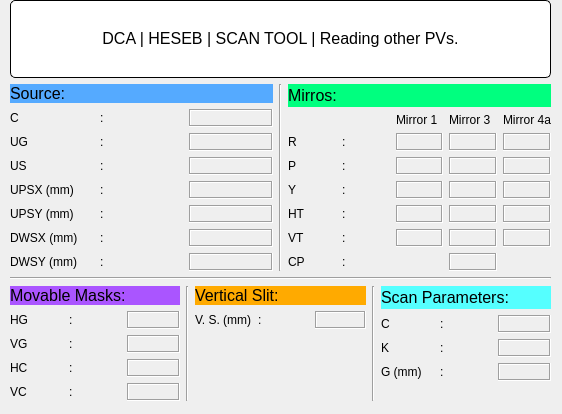
<?xml version="1.0" encoding="UTF-8"?>
<ui version="4.0">
 <class>moreVar</class>
 <widget class="QDialog" name="moreVar">
  <property name="geometry">
   <rect>
    <x>0</x>
    <y>0</y>
    <width>562</width>
    <height>414</height>
   </rect>
  </property>
  <property name="minimumSize">
   <size>
    <width>562</width>
    <height>414</height>
   </size>
  </property>
  <property name="maximumSize">
   <size>
    <width>562</width>
    <height>414</height>
   </size>
  </property>
  <property name="windowTitle">
   <string>BL parameters</string>
  </property>
  <property name="styleSheet">
   <string notr="true"/>
  </property>
  <widget class="QWidget" name="layoutWidget">
   <property name="geometry">
    <rect>
     <x>10</x>
     <y>0</y>
     <width>541</width>
     <height>401</height>
    </rect>
   </property>
   <layout class="QVBoxLayout" name="verticalLayout_6">
    <item>
     <widget class="QLabel" name="lblTitle_4">
      <property name="enabled">
       <bool>true</bool>
      </property>
      <property name="sizePolicy">
       <sizepolicy hsizetype="Minimum" vsizetype="Minimum">
        <horstretch>0</horstretch>
        <verstretch>0</verstretch>
       </sizepolicy>
      </property>
      <property name="font">
       <font>
        <pointsize>12</pointsize>
       </font>
      </property>
      <property name="styleSheet">
       <string notr="true">background-color: rgb(255, 255, 255);
border: 1px solid black;
border-radius: 5px;
margin-top: 0.5em;
subcontrol-origin: margin;
left: 10px;
padding: 0 3px 0 3px;</string>
      </property>
      <property name="text">
       <string>&lt;html&gt;&lt;head/&gt;&lt;body&gt;&lt;p&gt;DCA | HESEB | SCAN TOOL | Reading other PVs.&lt;/p&gt;&lt;/body&gt;&lt;/html&gt;</string>
      </property>
      <property name="alignment">
       <set>Qt::AlignCenter</set>
      </property>
      <property name="margin">
       <number>11</number>
      </property>
     </widget>
    </item>
    <item>
     <layout class="QVBoxLayout" name="verticalLayout_5">
      <item>
       <layout class="QHBoxLayout" name="horizontalLayout_2">
        <item>
         <layout class="QVBoxLayout" name="verticalLayout_4">
          <item>
           <widget class="QLabel" name="label_50">
            <property name="enabled">
             <bool>true</bool>
            </property>
            <property name="font">
             <font>
              <pointsize>12</pointsize>
             </font>
            </property>
            <property name="styleSheet">
             <string notr="true">background-color: rgb(85, 170, 255);</string>
            </property>
            <property name="text">
             <string>Source:</string>
            </property>
           </widget>
          </item>
          <item>
           <layout class="QGridLayout" name="gridLayout_11">
            <item row="4" column="1">
             <widget class="QLabel" name="label_51">
              <property name="enabled">
               <bool>true</bool>
              </property>
              <property name="text">
               <string>:</string>
              </property>
             </widget>
            </item>
            <item row="1" column="0">
             <widget class="QLabel" name="label_52">
              <property name="enabled">
               <bool>true</bool>
              </property>
              <property name="text">
               <string>UG</string>
              </property>
             </widget>
            </item>
            <item row="5" column="1">
             <widget class="QLabel" name="label_53">
              <property name="enabled">
               <bool>true</bool>
              </property>
              <property name="text">
               <string>:</string>
              </property>
             </widget>
            </item>
            <item row="2" column="1">
             <widget class="QLabel" name="label_54">
              <property name="enabled">
               <bool>true</bool>
              </property>
              <property name="text">
               <string>:</string>
              </property>
             </widget>
            </item>
            <item row="1" column="1">
             <widget class="QLabel" name="label_55">
              <property name="enabled">
               <bool>true</bool>
              </property>
              <property name="text">
               <string>:</string>
              </property>
             </widget>
            </item>
            <item row="0" column="1">
             <widget class="QLabel" name="label_56">
              <property name="enabled">
               <bool>true</bool>
              </property>
              <property name="text">
               <string>:</string>
              </property>
             </widget>
            </item>
            <item row="0" column="0">
             <widget class="QLabel" name="label_57">
              <property name="enabled">
               <bool>true</bool>
              </property>
              <property name="text">
               <string>C</string>
              </property>
             </widget>
            </item>
            <item row="5" column="0">
             <widget class="QLabel" name="label_66">
              <property name="enabled">
               <bool>true</bool>
              </property>
              <property name="text">
               <string>DWSX (mm)</string>
              </property>
             </widget>
            </item>
            <item row="2" column="0">
             <widget class="QLabel" name="label_67">
              <property name="enabled">
               <bool>true</bool>
              </property>
              <property name="text">
               <string>US</string>
              </property>
             </widget>
            </item>
            <item row="3" column="1">
             <widget class="QLabel" name="label_70">
              <property name="enabled">
               <bool>true</bool>
              </property>
              <property name="text">
               <string>:</string>
              </property>
             </widget>
            </item>
            <item row="4" column="0">
             <widget class="QLabel" name="label_71">
              <property name="enabled">
               <bool>true</bool>
              </property>
              <property name="text">
               <string>UPSY (mm)</string>
              </property>
             </widget>
            </item>
            <item row="3" column="0">
             <widget class="QLabel" name="label_72">
              <property name="enabled">
               <bool>true</bool>
              </property>
              <property name="text">
               <string>UPSX (mm)</string>
              </property>
             </widget>
            </item>
            <item row="6" column="0">
             <widget class="QLabel" name="label_101">
              <property name="enabled">
               <bool>true</bool>
              </property>
              <property name="text">
               <string>DWSY (mm)</string>
              </property>
             </widget>
            </item>
            <item row="6" column="1">
             <widget class="QLabel" name="label_102">
              <property name="enabled">
               <bool>true</bool>
              </property>
              <property name="text">
               <string>:</string>
              </property>
             </widget>
            </item>
            <item row="0" column="2">
             <widget class="QELabel" name="qelabel">
              <property name="frameShape">
               <enum>QFrame::Box</enum>
              </property>
              <property name="frameShadow">
               <enum>QFrame::Sunken</enum>
              </property>
              <property name="variable" stdset="0">
               <string>SRC01-DI-DCCT1:getDcctCurrent</string>
              </property>
              <property name="precision">
               <number>2</number>
              </property>
              <property name="useDbPrecision">
               <bool>false</bool>
              </property>
             </widget>
            </item>
            <item row="1" column="2">
             <widget class="QELabel" name="qelabel_2">
              <property name="frameShape">
               <enum>QFrame::Box</enum>
              </property>
              <property name="frameShadow">
               <enum>QFrame::Sunken</enum>
              </property>
              <property name="variable" stdset="0">
               <string>ID11:getGap</string>
              </property>
              <property name="precision">
               <number>3</number>
              </property>
              <property name="useDbPrecision">
               <bool>false</bool>
              </property>
             </widget>
            </item>
            <item row="2" column="2">
             <widget class="QELabel" name="qelabel_3">
              <property name="frameShape">
               <enum>QFrame::Box</enum>
              </property>
              <property name="frameShadow">
               <enum>QFrame::Sunken</enum>
              </property>
              <property name="variable" stdset="0">
               <string>ID11:getShift</string>
              </property>
              <property name="precision">
               <number>3</number>
              </property>
              <property name="useDbPrecision">
               <bool>false</bool>
              </property>
             </widget>
            </item>
            <item row="3" column="2">
             <widget class="QELabel" name="qelabel_4">
              <property name="frameShape">
               <enum>QFrame::Box</enum>
              </property>
              <property name="frameShadow">
               <enum>QFrame::Sunken</enum>
              </property>
              <property name="variable" stdset="0">
               <string>SR-DI-LBR8-bpm4:getSlowAcquisitionXScale</string>
              </property>
              <property name="precision">
               <number>3</number>
              </property>
              <property name="useDbPrecision">
               <bool>false</bool>
              </property>
             </widget>
            </item>
            <item row="4" column="2">
             <widget class="QELabel" name="qelabel_5">
              <property name="frameShape">
               <enum>QFrame::Box</enum>
              </property>
              <property name="frameShadow">
               <enum>QFrame::Sunken</enum>
              </property>
              <property name="variable" stdset="0">
               <string>SR-DI-LBR8-bpm4:getSlowAcquisitionYScale</string>
              </property>
              <property name="precision">
               <number>3</number>
              </property>
              <property name="useDbPrecision">
               <bool>false</bool>
              </property>
             </widget>
            </item>
            <item row="5" column="2">
             <widget class="QELabel" name="qelabel_6">
              <property name="frameShape">
               <enum>QFrame::Box</enum>
              </property>
              <property name="frameShadow">
               <enum>QFrame::Sunken</enum>
              </property>
              <property name="variable" stdset="0">
               <string>SR-DI-LBR9-bpm1:getSlowAcquisitionXScale</string>
              </property>
              <property name="precision">
               <number>3</number>
              </property>
              <property name="useDbPrecision">
               <bool>false</bool>
              </property>
             </widget>
            </item>
            <item row="6" column="2">
             <widget class="QELabel" name="qelabel_7">
              <property name="frameShape">
               <enum>QFrame::Box</enum>
              </property>
              <property name="frameShadow">
               <enum>QFrame::Sunken</enum>
              </property>
              <property name="variable" stdset="0">
               <string>SR-DI-LBR9-bpm1:getSlowAcquisitionYScale</string>
              </property>
              <property name="precision">
               <number>3</number>
              </property>
              <property name="useDbPrecision">
               <bool>false</bool>
              </property>
             </widget>
            </item>
           </layout>
          </item>
         </layout>
        </item>
        <item>
         <widget class="Line" name="line">
          <property name="orientation">
           <enum>Qt::Vertical</enum>
          </property>
         </widget>
        </item>
        <item>
         <layout class="QVBoxLayout" name="verticalLayout_3">
          <item>
           <widget class="QLabel" name="label_89">
            <property name="enabled">
             <bool>true</bool>
            </property>
            <property name="font">
             <font>
              <pointsize>12</pointsize>
             </font>
            </property>
            <property name="styleSheet">
             <string notr="true">background-color: rgb(0, 255, 127);</string>
            </property>
            <property name="text">
             <string>Mirros:</string>
            </property>
           </widget>
          </item>
          <item>
           <layout class="QGridLayout" name="gridLayout_9">
            <item row="5" column="0">
             <widget class="QLabel" name="label_83">
              <property name="enabled">
               <bool>true</bool>
              </property>
              <property name="text">
               <string>VT</string>
              </property>
             </widget>
            </item>
            <item row="1" column="0">
             <widget class="QLabel" name="label_63">
              <property name="enabled">
               <bool>true</bool>
              </property>
              <property name="text">
               <string>R</string>
              </property>
             </widget>
            </item>
            <item row="3" column="1">
             <widget class="QLabel" name="label_90">
              <property name="enabled">
               <bool>true</bool>
              </property>
              <property name="text">
               <string>:</string>
              </property>
             </widget>
            </item>
            <item row="5" column="1">
             <widget class="QLabel" name="label_91">
              <property name="enabled">
               <bool>true</bool>
              </property>
              <property name="text">
               <string>:</string>
              </property>
             </widget>
            </item>
            <item row="1" column="1">
             <widget class="QLabel" name="label_69">
              <property name="enabled">
               <bool>true</bool>
              </property>
              <property name="text">
               <string>:</string>
              </property>
             </widget>
            </item>
            <item row="2" column="0">
             <widget class="QLabel" name="label_75">
              <property name="enabled">
               <bool>true</bool>
              </property>
              <property name="text">
               <string>P</string>
              </property>
             </widget>
            </item>
            <item row="0" column="4">
             <widget class="QLabel" name="label_92">
              <property name="enabled">
               <bool>true</bool>
              </property>
              <property name="text">
               <string>Mirror 4a</string>
              </property>
             </widget>
            </item>
            <item row="0" column="3">
             <widget class="QLabel" name="label_93">
              <property name="enabled">
               <bool>true</bool>
              </property>
              <property name="text">
               <string>Mirror 3</string>
              </property>
             </widget>
            </item>
            <item row="0" column="2">
             <widget class="QLabel" name="label_94">
              <property name="enabled">
               <bool>true</bool>
              </property>
              <property name="text">
               <string>Mirror 1</string>
              </property>
             </widget>
            </item>
            <item row="4" column="1">
             <widget class="QLabel" name="label_95">
              <property name="enabled">
               <bool>true</bool>
              </property>
              <property name="text">
               <string>:</string>
              </property>
             </widget>
            </item>
            <item row="4" column="0">
             <widget class="QLabel" name="label_96">
              <property name="enabled">
               <bool>true</bool>
              </property>
              <property name="text">
               <string>HT</string>
              </property>
             </widget>
            </item>
            <item row="2" column="1">
             <widget class="QLabel" name="label_97">
              <property name="enabled">
               <bool>true</bool>
              </property>
              <property name="text">
               <string>:</string>
              </property>
             </widget>
            </item>
            <item row="6" column="0">
             <widget class="QLabel" name="label_98">
              <property name="enabled">
               <bool>true</bool>
              </property>
              <property name="text">
               <string>CP</string>
              </property>
             </widget>
            </item>
            <item row="3" column="0">
             <widget class="QLabel" name="label_99">
              <property name="enabled">
               <bool>true</bool>
              </property>
              <property name="text">
               <string>Y</string>
              </property>
             </widget>
            </item>
            <item row="6" column="1">
             <widget class="QLabel" name="label_100">
              <property name="enabled">
               <bool>true</bool>
              </property>
              <property name="text">
               <string>:</string>
              </property>
             </widget>
            </item>
            <item row="1" column="2">
             <widget class="QELabel" name="qelabel_12">
              <property name="frameShape">
               <enum>QFrame::Box</enum>
              </property>
              <property name="frameShadow">
               <enum>QFrame::Sunken</enum>
              </property>
              <property name="variable" stdset="0">
               <string>I11FE-M1:getRoll</string>
              </property>
              <property name="precision">
               <number>3</number>
              </property>
              <property name="useDbPrecision">
               <bool>false</bool>
              </property>
             </widget>
            </item>
            <item row="2" column="2">
             <widget class="QELabel" name="qelabel_13">
              <property name="frameShape">
               <enum>QFrame::Box</enum>
              </property>
              <property name="frameShadow">
               <enum>QFrame::Sunken</enum>
              </property>
              <property name="variable" stdset="0">
               <string>I11FE-M1:getPitch</string>
              </property>
              <property name="precision">
               <number>3</number>
              </property>
              <property name="useDbPrecision">
               <bool>false</bool>
              </property>
             </widget>
            </item>
            <item row="3" column="2">
             <widget class="QELabel" name="qelabel_14">
              <property name="frameShape">
               <enum>QFrame::Box</enum>
              </property>
              <property name="frameShadow">
               <enum>QFrame::Sunken</enum>
              </property>
              <property name="variable" stdset="0">
               <string>I11FE-M1:getYaw</string>
              </property>
              <property name="precision">
               <number>3</number>
              </property>
              <property name="useDbPrecision">
               <bool>false</bool>
              </property>
             </widget>
            </item>
            <item row="4" column="2">
             <widget class="QELabel" name="qelabel_15">
              <property name="frameShape">
               <enum>QFrame::Box</enum>
              </property>
              <property name="frameShadow">
               <enum>QFrame::Sunken</enum>
              </property>
              <property name="variable" stdset="0">
               <string>I11FE-M1:getHorizontal</string>
              </property>
              <property name="precision">
               <number>3</number>
              </property>
              <property name="useDbPrecision">
               <bool>false</bool>
              </property>
             </widget>
            </item>
            <item row="5" column="2">
             <widget class="QELabel" name="qelabel_16">
              <property name="frameShape">
               <enum>QFrame::Box</enum>
              </property>
              <property name="frameShadow">
               <enum>QFrame::Sunken</enum>
              </property>
              <property name="variable" stdset="0">
               <string>I11FE-M1:getVertical</string>
              </property>
              <property name="precision">
               <number>3</number>
              </property>
              <property name="useDbPrecision">
               <bool>false</bool>
              </property>
             </widget>
            </item>
            <item row="1" column="3">
             <widget class="QELabel" name="qelabel_18">
              <property name="frameShape">
               <enum>QFrame::Box</enum>
              </property>
              <property name="frameShadow">
               <enum>QFrame::Sunken</enum>
              </property>
              <property name="variable" stdset="0">
               <string>I11OH-M3:getRoll</string>
              </property>
              <property name="precision">
               <number>3</number>
              </property>
              <property name="useDbPrecision">
               <bool>false</bool>
              </property>
             </widget>
            </item>
            <item row="2" column="3">
             <widget class="QELabel" name="qelabel_19">
              <property name="frameShape">
               <enum>QFrame::Box</enum>
              </property>
              <property name="frameShadow">
               <enum>QFrame::Sunken</enum>
              </property>
              <property name="variable" stdset="0">
               <string>I11OH-M3:getPitch</string>
              </property>
              <property name="precision">
               <number>3</number>
              </property>
              <property name="useDbPrecision">
               <bool>false</bool>
              </property>
             </widget>
            </item>
            <item row="3" column="3">
             <widget class="QELabel" name="qelabel_20">
              <property name="frameShape">
               <enum>QFrame::Box</enum>
              </property>
              <property name="frameShadow">
               <enum>QFrame::Sunken</enum>
              </property>
              <property name="variable" stdset="0">
               <string>I11OH-M3:getYaw</string>
              </property>
              <property name="precision">
               <number>3</number>
              </property>
              <property name="useDbPrecision">
               <bool>false</bool>
              </property>
             </widget>
            </item>
            <item row="4" column="3">
             <widget class="QELabel" name="qelabel_21">
              <property name="frameShape">
               <enum>QFrame::Box</enum>
              </property>
              <property name="frameShadow">
               <enum>QFrame::Sunken</enum>
              </property>
              <property name="variable" stdset="0">
               <string>I11OH-M3:getHorizontal</string>
              </property>
              <property name="precision">
               <number>3</number>
              </property>
              <property name="useDbPrecision">
               <bool>false</bool>
              </property>
             </widget>
            </item>
            <item row="5" column="3">
             <widget class="QELabel" name="qelabel_23">
              <property name="frameShape">
               <enum>QFrame::Box</enum>
              </property>
              <property name="frameShadow">
               <enum>QFrame::Sunken</enum>
              </property>
              <property name="variable" stdset="0">
               <string>I11OH-M3:getVertical</string>
              </property>
              <property name="precision">
               <number>3</number>
              </property>
              <property name="useDbPrecision">
               <bool>false</bool>
              </property>
             </widget>
            </item>
            <item row="6" column="3">
             <widget class="QELabel" name="qelabel_22">
              <property name="frameShape">
               <enum>QFrame::Box</enum>
              </property>
              <property name="frameShadow">
               <enum>QFrame::Sunken</enum>
              </property>
              <property name="variable" stdset="0">
               <string>I11R1-MO-MC3:OH-M3-STP-SWX.RBV</string>
              </property>
              <property name="precision">
               <number>3</number>
              </property>
              <property name="useDbPrecision">
               <bool>false</bool>
              </property>
             </widget>
            </item>
            <item row="1" column="4">
             <widget class="QELabel" name="qelabel_24">
              <property name="frameShape">
               <enum>QFrame::Box</enum>
              </property>
              <property name="frameShadow">
               <enum>QFrame::Sunken</enum>
              </property>
              <property name="variable" stdset="0">
               <string>I11OH-M4:getRoll</string>
              </property>
              <property name="precision">
               <number>3</number>
              </property>
              <property name="useDbPrecision">
               <bool>false</bool>
              </property>
             </widget>
            </item>
            <item row="2" column="4">
             <widget class="QELabel" name="qelabel_25">
              <property name="frameShape">
               <enum>QFrame::Box</enum>
              </property>
              <property name="frameShadow">
               <enum>QFrame::Sunken</enum>
              </property>
              <property name="variable" stdset="0">
               <string>I11OH-M4:getPitch</string>
              </property>
              <property name="precision">
               <number>3</number>
              </property>
              <property name="useDbPrecision">
               <bool>false</bool>
              </property>
             </widget>
            </item>
            <item row="3" column="4">
             <widget class="QELabel" name="qelabel_26">
              <property name="frameShape">
               <enum>QFrame::Box</enum>
              </property>
              <property name="frameShadow">
               <enum>QFrame::Sunken</enum>
              </property>
              <property name="variable" stdset="0">
               <string>I11OH-M4:getYaw</string>
              </property>
              <property name="precision">
               <number>3</number>
              </property>
              <property name="useDbPrecision">
               <bool>false</bool>
              </property>
             </widget>
            </item>
            <item row="5" column="4">
             <widget class="QELabel" name="qelabel_28">
              <property name="frameShape">
               <enum>QFrame::Box</enum>
              </property>
              <property name="frameShadow">
               <enum>QFrame::Sunken</enum>
              </property>
              <property name="variable" stdset="0">
               <string>I11OH-M4:getVertical</string>
              </property>
              <property name="precision">
               <number>3</number>
              </property>
              <property name="useDbPrecision">
               <bool>false</bool>
              </property>
             </widget>
            </item>
            <item row="4" column="4">
             <widget class="QELabel" name="qelabel_27">
              <property name="frameShape">
               <enum>QFrame::Box</enum>
              </property>
              <property name="frameShadow">
               <enum>QFrame::Sunken</enum>
              </property>
              <property name="variable" stdset="0">
               <string>I11OH-M4:getHorizontal</string>
              </property>
              <property name="precision">
               <number>3</number>
              </property>
              <property name="useDbPrecision">
               <bool>false</bool>
              </property>
             </widget>
            </item>
           </layout>
          </item>
         </layout>
        </item>
       </layout>
      </item>
      <item>
       <widget class="Line" name="line_4">
        <property name="orientation">
         <enum>Qt::Horizontal</enum>
        </property>
       </widget>
      </item>
      <item>
       <layout class="QHBoxLayout" name="horizontalLayout_3">
        <item>
         <layout class="QVBoxLayout" name="verticalLayout">
          <item>
           <widget class="QLabel" name="label_10">
            <property name="enabled">
             <bool>true</bool>
            </property>
            <property name="font">
             <font>
              <pointsize>12</pointsize>
             </font>
            </property>
            <property name="styleSheet">
             <string notr="true">background-color: rgb(170, 85, 255);</string>
            </property>
            <property name="text">
             <string>Movable Masks:</string>
            </property>
           </widget>
          </item>
          <item>
           <layout class="QGridLayout" name="gridLayout">
            <item row="0" column="0">
             <widget class="QLabel" name="label_11">
              <property name="enabled">
               <bool>true</bool>
              </property>
              <property name="text">
               <string>HG</string>
              </property>
             </widget>
            </item>
            <item row="0" column="1">
             <widget class="QLabel" name="label_12">
              <property name="enabled">
               <bool>true</bool>
              </property>
              <property name="text">
               <string>:</string>
              </property>
             </widget>
            </item>
            <item row="1" column="0">
             <widget class="QLabel" name="label_13">
              <property name="enabled">
               <bool>true</bool>
              </property>
              <property name="text">
               <string>VG</string>
              </property>
             </widget>
            </item>
            <item row="1" column="1">
             <widget class="QLabel" name="label_14">
              <property name="enabled">
               <bool>true</bool>
              </property>
              <property name="text">
               <string>:</string>
              </property>
             </widget>
            </item>
            <item row="2" column="0">
             <widget class="QLabel" name="label_15">
              <property name="enabled">
               <bool>true</bool>
              </property>
              <property name="text">
               <string>HC</string>
              </property>
             </widget>
            </item>
            <item row="2" column="1">
             <widget class="QLabel" name="label_16">
              <property name="enabled">
               <bool>true</bool>
              </property>
              <property name="text">
               <string>:</string>
              </property>
             </widget>
            </item>
            <item row="3" column="0">
             <widget class="QLabel" name="label_17">
              <property name="enabled">
               <bool>true</bool>
              </property>
              <property name="text">
               <string>VC</string>
              </property>
             </widget>
            </item>
            <item row="3" column="1">
             <widget class="QLabel" name="label_18">
              <property name="enabled">
               <bool>true</bool>
              </property>
              <property name="text">
               <string>:</string>
              </property>
             </widget>
            </item>
            <item row="0" column="2">
             <widget class="QELabel" name="qelabel_8">
              <property name="frameShape">
               <enum>QFrame::Box</enum>
              </property>
              <property name="frameShadow">
               <enum>QFrame::Sunken</enum>
              </property>
              <property name="variable" stdset="0">
               <string>I11FE-MM:getXGap</string>
              </property>
              <property name="precision">
               <number>3</number>
              </property>
              <property name="useDbPrecision">
               <bool>false</bool>
              </property>
             </widget>
            </item>
            <item row="1" column="2">
             <widget class="QELabel" name="qelabel_9">
              <property name="frameShape">
               <enum>QFrame::Box</enum>
              </property>
              <property name="frameShadow">
               <enum>QFrame::Sunken</enum>
              </property>
              <property name="variable" stdset="0">
               <string>I11FE-MM:getYGap</string>
              </property>
              <property name="precision">
               <number>3</number>
              </property>
              <property name="useDbPrecision">
               <bool>false</bool>
              </property>
             </widget>
            </item>
            <item row="2" column="2">
             <widget class="QELabel" name="qelabel_10">
              <property name="frameShape">
               <enum>QFrame::Box</enum>
              </property>
              <property name="frameShadow">
               <enum>QFrame::Sunken</enum>
              </property>
              <property name="variable" stdset="0">
               <string>I11FE-MM:getXCenter</string>
              </property>
              <property name="precision">
               <number>3</number>
              </property>
              <property name="useDbPrecision">
               <bool>false</bool>
              </property>
             </widget>
            </item>
            <item row="3" column="2">
             <widget class="QELabel" name="qelabel_11">
              <property name="frameShape">
               <enum>QFrame::Box</enum>
              </property>
              <property name="frameShadow">
               <enum>QFrame::Sunken</enum>
              </property>
              <property name="variable" stdset="0">
               <string>I11FE-MM:getYCenter</string>
              </property>
              <property name="precision">
               <number>3</number>
              </property>
              <property name="useDbPrecision">
               <bool>false</bool>
              </property>
             </widget>
            </item>
           </layout>
          </item>
         </layout>
        </item>
        <item>
         <widget class="Line" name="line_2">
          <property name="orientation">
           <enum>Qt::Vertical</enum>
          </property>
         </widget>
        </item>
        <item>
         <layout class="QVBoxLayout" name="verticalLayout_2">
          <item>
           <widget class="QLabel" name="label_65">
            <property name="enabled">
             <bool>true</bool>
            </property>
            <property name="font">
             <font>
              <pointsize>12</pointsize>
             </font>
            </property>
            <property name="styleSheet">
             <string notr="true">background-color: rgb(255, 170, 0);</string>
            </property>
            <property name="text">
             <string>Vertical Slit:</string>
            </property>
           </widget>
          </item>
          <item>
           <layout class="QHBoxLayout" name="horizontalLayout">
            <item>
             <widget class="QLabel" name="label_60">
              <property name="enabled">
               <bool>true</bool>
              </property>
              <property name="text">
               <string>V. S. (mm)</string>
              </property>
             </widget>
            </item>
            <item>
             <widget class="QLabel" name="label_61">
              <property name="enabled">
               <bool>true</bool>
              </property>
              <property name="text">
               <string>:</string>
              </property>
             </widget>
            </item>
            <item>
             <widget class="QELabel" name="qelabel_17">
              <property name="frameShape">
               <enum>QFrame::Box</enum>
              </property>
              <property name="frameShadow">
               <enum>QFrame::Sunken</enum>
              </property>
              <property name="variable" stdset="0">
               <string>I11OH-PGM:M3:getSlitSize</string>
              </property>
              <property name="precision">
               <number>3</number>
              </property>
              <property name="useDbPrecision">
               <bool>false</bool>
              </property>
             </widget>
            </item>
           </layout>
          </item>
          <item>
           <widget class="QLabel" name="label">
            <property name="text">
             <string/>
            </property>
           </widget>
          </item>
          <item>
           <widget class="QLabel" name="label_2">
            <property name="text">
             <string/>
            </property>
           </widget>
          </item>
          <item>
           <widget class="QLabel" name="label_3">
            <property name="text">
             <string/>
            </property>
           </widget>
          </item>
         </layout>
        </item>
        <item>
         <widget class="Line" name="line_3">
          <property name="orientation">
           <enum>Qt::Vertical</enum>
          </property>
         </widget>
        </item>
        <item>
         <layout class="QVBoxLayout" name="verticalLayout_9">
          <item>
           <widget class="QLabel" name="label_47">
            <property name="enabled">
             <bool>true</bool>
            </property>
            <property name="font">
             <font>
              <pointsize>12</pointsize>
             </font>
            </property>
            <property name="styleSheet">
             <string notr="true">background-color: rgb(85, 255, 255);</string>
            </property>
            <property name="text">
             <string>Scan Parameters:</string>
            </property>
           </widget>
          </item>
          <item>
           <layout class="QGridLayout" name="gridLayout_10">
            <item row="0" column="1">
             <widget class="QLabel" name="label_43">
              <property name="enabled">
               <bool>true</bool>
              </property>
              <property name="text">
               <string>:</string>
              </property>
             </widget>
            </item>
            <item row="2" column="2">
             <widget class="QELabel" name="qelabel_31">
              <property name="frameShape">
               <enum>QFrame::Box</enum>
              </property>
              <property name="frameShadow">
               <enum>QFrame::Sunken</enum>
              </property>
              <property name="variable" stdset="0">
               <string>I11OH-PGM:LineDensity</string>
              </property>
              <property name="precision">
               <number>3</number>
              </property>
              <property name="useDbPrecision">
               <bool>true</bool>
              </property>
             </widget>
            </item>
            <item row="0" column="0">
             <widget class="QLabel" name="label_42">
              <property name="enabled">
               <bool>true</bool>
              </property>
              <property name="text">
               <string>C</string>
              </property>
             </widget>
            </item>
            <item row="1" column="2">
             <widget class="QELabel" name="qelabel_30">
              <property name="frameShape">
               <enum>QFrame::Box</enum>
              </property>
              <property name="frameShadow">
               <enum>QFrame::Sunken</enum>
              </property>
              <property name="variable" stdset="0">
               <string>I11OH-PGM:DiffractionOrder</string>
              </property>
              <property name="precision">
               <number>3</number>
              </property>
              <property name="useDbPrecision">
               <bool>false</bool>
              </property>
             </widget>
            </item>
            <item row="1" column="0">
             <widget class="QLabel" name="label_44">
              <property name="enabled">
               <bool>true</bool>
              </property>
              <property name="text">
               <string>K</string>
              </property>
             </widget>
            </item>
            <item row="2" column="1">
             <widget class="QLabel" name="label_48">
              <property name="enabled">
               <bool>true</bool>
              </property>
              <property name="text">
               <string>:</string>
              </property>
             </widget>
            </item>
            <item row="2" column="0">
             <widget class="QLabel" name="label_45">
              <property name="enabled">
               <bool>true</bool>
              </property>
              <property name="text">
               <string>G (mm)</string>
              </property>
             </widget>
            </item>
            <item row="0" column="2">
             <widget class="QELabel" name="qelabel_29">
              <property name="frameShape">
               <enum>QFrame::Box</enum>
              </property>
              <property name="frameShadow">
               <enum>QFrame::Sunken</enum>
              </property>
              <property name="variable" stdset="0">
               <string>I11OH-PGM:getMagnificationMagnitude</string>
              </property>
              <property name="precision">
               <number>3</number>
              </property>
              <property name="useDbPrecision">
               <bool>false</bool>
              </property>
             </widget>
            </item>
            <item row="1" column="1">
             <widget class="QLabel" name="label_49">
              <property name="enabled">
               <bool>true</bool>
              </property>
              <property name="text">
               <string>:</string>
              </property>
             </widget>
            </item>
            <item row="3" column="0">
             <widget class="QLabel" name="label_4">
              <property name="text">
               <string/>
              </property>
             </widget>
            </item>
           </layout>
          </item>
         </layout>
        </item>
       </layout>
      </item>
     </layout>
    </item>
   </layout>
  </widget>
 </widget>
 <customwidgets>
  <customwidget>
   <class>QELabel</class>
   <extends>QLabel</extends>
   <header>QELabel.h</header>
  </customwidget>
 </customwidgets>
 <resources/>
 <connections/>
</ui>
